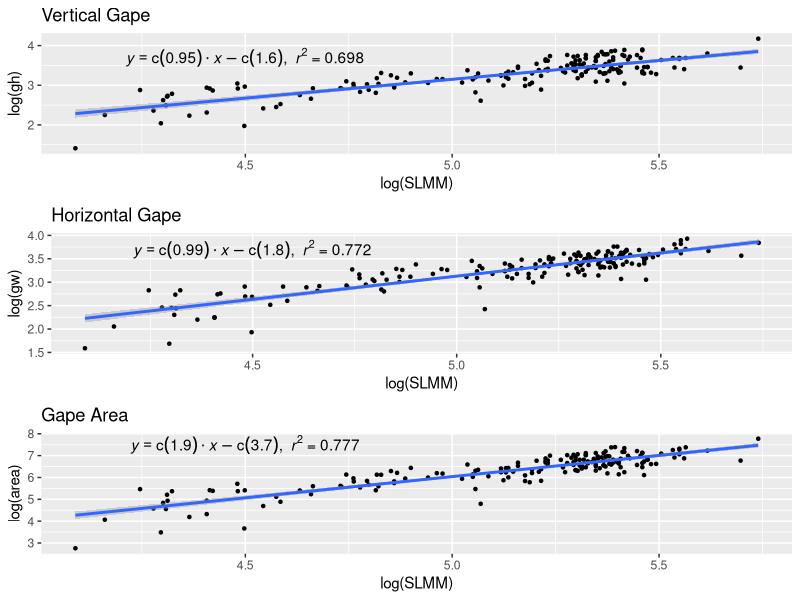
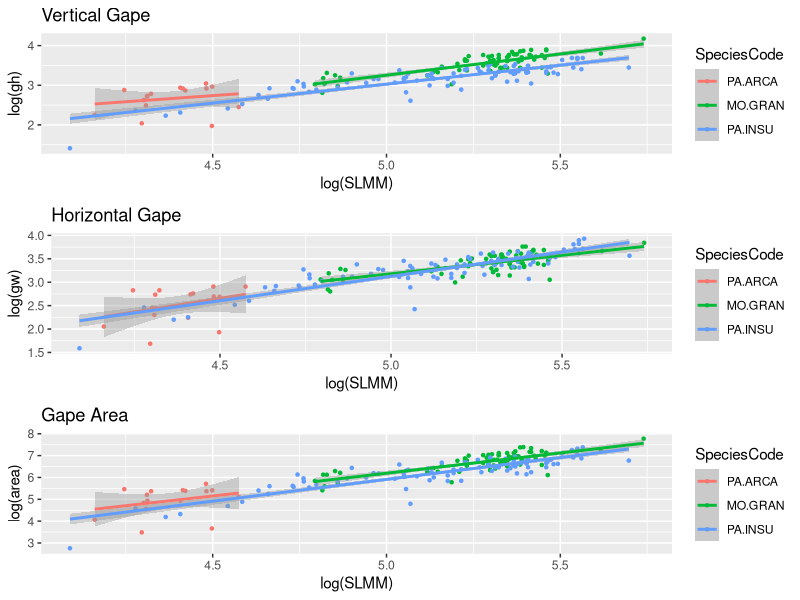
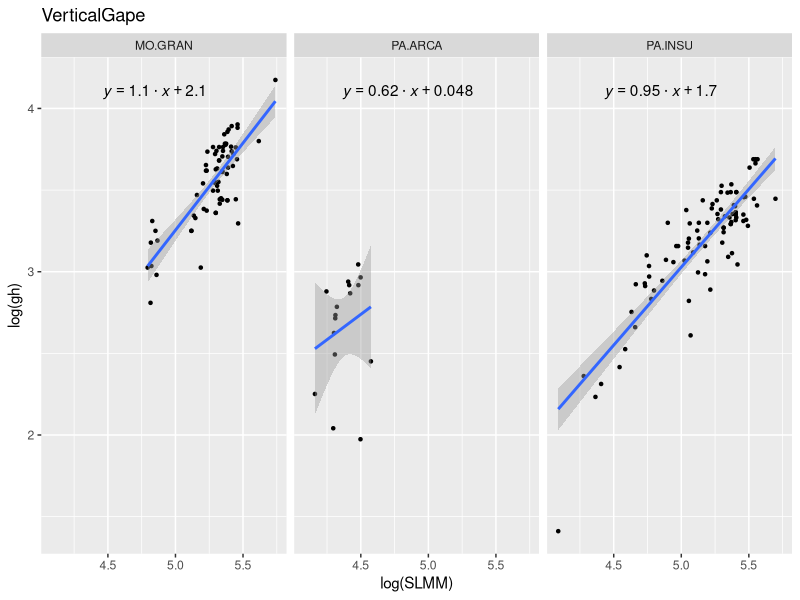
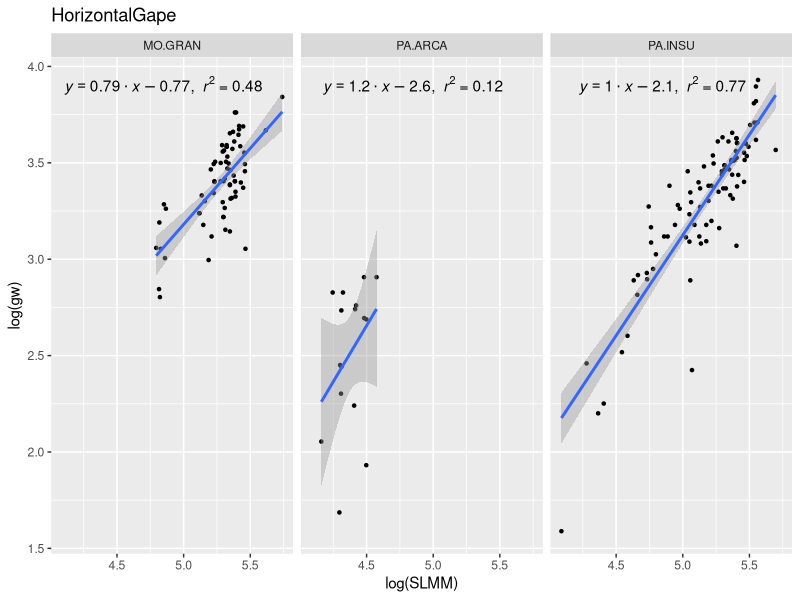
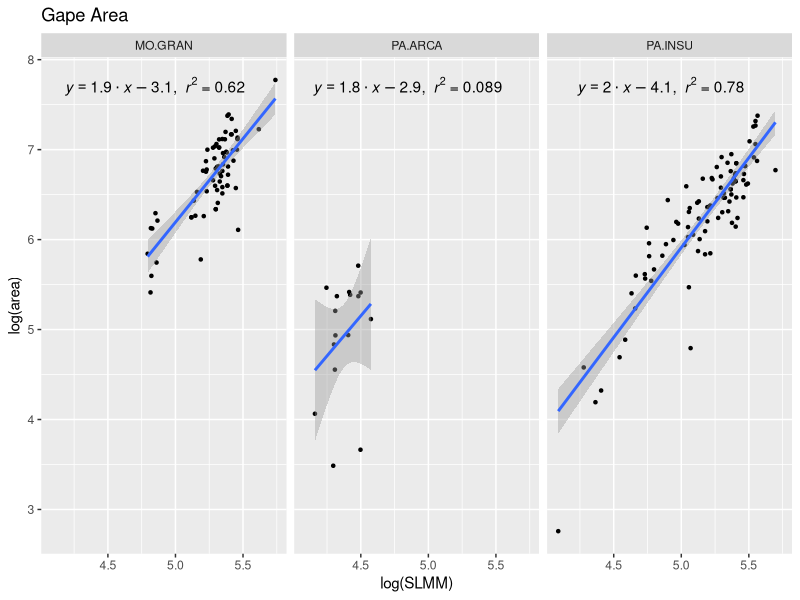
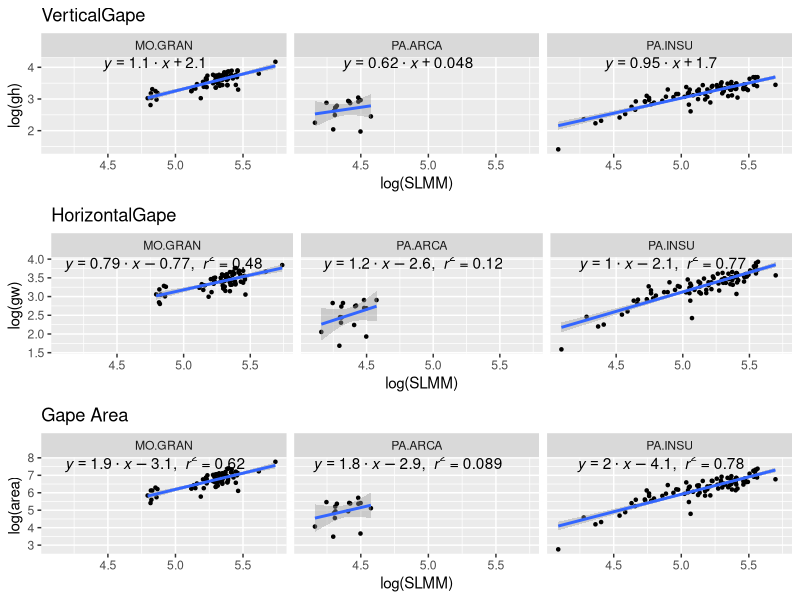

Here is the R script that generated these plots, in order: (Note: this script raises an error after producing the figures.)
###### Benthic Invertivores gape-body size analysis ######

################        Benthic Invertivores analysis             ##############

# Multipanel plot with log(gw), log(gh), log(MA) against log(SL)

# set working directory
setwd('/Users/jillian/R_projects/Allometry/')

# Data for all specimens where a species has more than 3 samples with gape and SL data
fish <- read.csv('Allometry Data/fish_gape_cleaned_more_than_3_jan_24.csv', 
                 header = TRUE, sep = ",") 

########### Entering and Cleaning Data ##########

# Remove PS.COOP and AC.TRIOS because low n, but more so because there is no size gradient
# Which rows have PS.COOP and AC.TRIOS?
psc <- which(fish$SpeciesCode==('PS.COOP'))
act <- which(fish$SpeciesCode==('AC.TRIOS')) 
# removing these rows from fish:
fish <- fish[-c(psc, act),]


##### Selecting only benthic invertivores #######

b <- fish[which(fish$j_fg=='BI'),]

b$SpeciesCode <- factor(b$SpeciesCode)
b$Family <- factor(b$Family)

##### Ordering by Family to make my life easier ####
b$SpeciesCode <- factor(b$SpeciesCode, levels = c("PA.ARCA",
                                                  "MO.GRAN",
                                                  "PA.INSU"
                                                  )
)

#### Making some plots!!! ######

library("ggplot2")
library('plyr')
library('gridExtra') # allows me to make multiplots

#### calculating mouth area (and adding it to BI dataframe): ####
b$area <- with(b, pi*(gh/2)*(gw/2))

#### gh, gw, ga for all BI species combined (WITH EQNS!!!!!!) ####

df.n <- ddply(.data=b, .(SpeciesCode), summarize, n=paste("n ==", length(SpeciesCode)))

lm_eqn = function(x, y){
  m = lm(log(y) ~ log(SLMM), x);
  l <- list(b = format(coef(m)[1], digits = 2), 
            a = format(coef(m)[2], digits = 2), 
            r2 = format(summary(m)$r.squared, digits = 3)
  )
  
  if (l$b >= 0) {
    eq <- substitute(italic(y) ==  a %.% italic(x) + b*","~~italic(r)^2~"="~r2, l) 
  }
  
  else {
    l <- list(b = format(abs(coef(m)[1]), digits = 2), 
              a = format(coef(m)[2], digits = 2), 
              r2 = format(summary(m)$r.squared, digits = 3)
    )
    eq <- substitute(italic(y) == a %.% italic(x) - b*","~~italic(r)^2~"="~r2, l)
  }
  as.character(as.expression(eq));                 
}

c1 <-
  ggplot(data=b, aes(x=log(SLMM), y=log(gh))) +
  geom_point(shape=20) +
  geom_smooth(method=lm) +
  geom_text(data=data.frame(), aes(x=4.5, y=3.7, label=lm_eqn(b, b$gh)), parse=TRUE) +
  ggtitle("Vertical Gape")

c2 <-
  ggplot(data=b, aes(x=log(SLMM), y=log(gw))) +
  geom_point(shape=20) +
  geom_smooth(method=lm) +
  geom_text(data=data.frame(), aes(x=4.5, y=3.7, label=lm_eqn(b, b$gw)), parse=TRUE) +
  ggtitle("Horizontal Gape")

c3 <-
  ggplot(data=b, aes(x=log(SLMM), y=log(area))) +
  geom_point(shape=20) +
  geom_smooth(method=lm) +
  geom_text(data=data.frame(), aes(x=4.5, y=7.5, label=lm_eqn(b, b$area)), parse=TRUE) +
  ggtitle("Gape Area")

grid.arrange(c1, c2, c3)

#### gh, gw, ga for all piscivore species colour-coded ####
# (has regression lines in colour for each species)
cc1 <-
  ggplot(data=b, aes(x=log(SLMM), y=log(gh), colour=SpeciesCode)) +
  geom_point(shape=20) +
  geom_smooth(method=lm) +
  ggtitle("Vertical Gape")

cc2 <-
  ggplot(data=b, aes(x=log(SLMM), y=log(gw), colour=SpeciesCode)) +
  geom_point(shape=20) +
  geom_smooth(method=lm) +
  ggtitle("Horizontal Gape")

cc3 <-
  ggplot(data=b, aes(x=log(SLMM), y=log(area), colour=SpeciesCode)) +
  geom_point(shape=20) +
  geom_smooth(method=lm) +
  ggtitle("Gape Area")

grid.arrange(cc1, cc2, cc3)

#### gh, gw, ga for all BIs for EACH SPP (facets) #####
# (SET OF 3 SECTIONS)
#### (1) gh plots with regression lines and equations ####
## gh lm_eqns for plotting:
spp_lms_gh <- dlply(b, .(SpeciesCode), function(z) {
  lm(log(gh)~log(SLMM), data=z)
})

spp.n <- ddply(.data=b, .(SpeciesCode), summarize, n=paste("n ==", length(SpeciesCode)))

## pieces for gh_summ:
coefs_gh <- ldply(spp_lms_gh, coef)
rsq <- function(spp_lms_gh) c("rsqd"=summary(spp_lms_gh)$r.squared)
se <- function(spp_lms_gh) c("SE"=summary(spp_lms_gh)$coefficients[2,2])
p_val <- function(spp_lms_gh) c("p_val"=summary(spp_lms_gh)$coefficients[2,4])
spp.n <- ddply(.data=b, .(SpeciesCode), summarize, n=paste("n ==", length(SpeciesCode)))

# master df for gh lms 
dfs <- list(
  coefs_gh,
  rsqs <- ldply(spp_lms_gh, rsq),
  ses <- ldply(spp_lms_gh, se),
  p_vals <- ldply(spp_lms_gh, p_val),
  spp.n
)

gh_summ <- join_all(dfs, by="SpeciesCode")

## generating lm_eqns to put onto graphs
m <- gh_summ
gh_spp = matrix(data=NA, nrow=0, ncol=2)
for (i in (1:3)) {
  l <- list(a = format(m[i, 3], digits=2),
            b = format(m[i, 2], digits=2), 
            r2 = format(m[i, 4], digits=2)
  )
  if (l$b >= 0) {
    eqn <- substitute(italic(y) ==a%.% italic(x) + b*~~italic(r)^2~"="~r2, l)
  }
  
  else {
    l <- list(a = format(m[i, 3], digits=2),
              b = format(abs(m[i, 2]), digits=2), 
              r2 = format(m[i, 4], digits=2)
    )
    eqn <- substitute(italic(y) ==a%.% italic(x) - b*~~italic(r)^2~"="~r2, l)
  }
  lm_eq = as.character(as.expression(eqn))
  gh_spp <- rbind(gh_spp, c(as.character(m[i,1]), lm_eq))
}

#### screwing around trying to get the regression eqn on one line and r^2 and n on another ####
m <- gh_summ
gh_spp = data.frame(data=NA, nrow=0, ncol=4)

gh_spp <- NULL

for (i in (1:3)) {
  l <- list(a = format(m[i, 3], digits=2),
            b = format(abs(m[i, 2]), digits=2), 
            r2 = format(m[i, 4], digits=2),
            n = m[i,7]
  )
  eqn <- as.character(as.expression(substitute(italic(y) ==a%.% italic(x) + b, l)))
  line2 <- as.character(as.expression(substitute(italic(r)^2~"="~r2 ~~ n, l)))
  exp <- capture.output(expression(atop(paste(eqn,line2))))
  gh_spp <- rbind(gh_spp, data.frame("SpeciesCode"=as.character(m[i,1]), "eqn"=eqn, "line2"=line2, "exp"=exp))
}

# gh_spp is the data frame containing the spp name (for ref) and the lm_eqn for

# each regression ####
gh_spp <- as.data.frame(gh_spp)
colnames(gh_spp) <- c("SpeciesCode", "lm_eq")

spp1 <-
  ggplot(data=b, aes(x=log(SLMM), y=log(gh))) +
  geom_point(shape=20) +
  facet_wrap(~SpeciesCode, ncol=3, drop=F) +
  geom_smooth(method=lm) +
  geom_text(data=gh_spp, aes(x=4.85, y=4.1, label=lm_eq), parse=T) +
  ggtitle("VerticalGape")
facet_grid(. ~ cyl, labeller = label_both)


spp1
#### (2) gw plots with regression lines and equations ####
## gw lm_eqns for plotting:
spp_lms_gw <- dlply(b, .(SpeciesCode), function(z) {
  lm(log(gw)~log(SLMM), data=z)
})
## pieces for gw_summ:
coefs_gw <- ldply(spp_lms_gw, coef)
rsq <- function(spp_lms_gw) c("rsqd"=summary(spp_lms_gw)$r.squared)
se <- function(spp_lms_gw) c("SE"=summary(spp_lms_gw)$coefficients[2,2])
p_val <- function(spp_lms_gw) c("p_val"=summary(spp_lms_gw)$coefficients[2,4])

# master df for gw lms 
dfs <- list(
  coefs_gw,
  rsqs <- ldply(spp_lms_gw, rsq),
  ses <- ldply(spp_lms_gw, se),
  p_vals <- ldply(spp_lms_gw, p_val)
)

gw_summ <- join_all(dfs, by="SpeciesCode", match="first")

## generating lm_eqns to put onto graphs
m <- gw_summ
gw_spp = matrix(data=NA, nrow=0, ncol=2)
for (i in (1:3)) {
  l <- list(a = format(m[i, 3], digits=2),
            b = format(m[i, 2], digits=2), 
            r2 = format(m[i, 4], digits=2)
  )
  if (l$b >= 0) {
    eqn <- substitute(italic(y) ==a%.% italic(x) + b*","~~italic(r^2)~"="~r2,l)
  }
  
  else {
    l <- list(a = format(m[i, 3], digits=2),
              b = format(abs(m[i, 2]), digits=2), 
              r2 = format(m[i, 4], digits=2)
    )
    eqn <- substitute(italic(y) ==a%.% italic(x) - b*","~~italic(r^2)~"="~r2,l)
  }
  lm_eq = as.character(as.expression(eqn))
  gw_spp <- rbind(gw_spp, c(as.character(m[i,1]), lm_eq))
}
# gw_spp is the data frame containing the spp name (for ref) and the lm_eqn for
# each regression
gw_spp <- as.data.frame(gw_spp)
colnames(gw_spp) <- c("SpeciesCode", "eqn")

spp2 <-
  ggplot(data=b, aes(x=log(SLMM), y=log(gw))) +
  geom_point(shape=20) +
  facet_wrap(~SpeciesCode, ncol=3) +
  geom_smooth(method=lm) +
#  ylim(c(1,5.3)) +
  geom_text(data=gw_spp, aes(x=4.85, y=3.9, label=eqn), parse=TRUE) +
  ggtitle("HorizontalGape")
facet_grid(. ~ cyl, labeller = label_both)

spp2
#### (3) ga plots with regression lines and equations ####
## ga lm_eqns for plotting:
spp_lms_ga <- dlply(b, .(SpeciesCode), function(z) {
  lm(log(area)~log(SLMM), data=z)
})
## pieces for ga_summ:
coefs_ga <- ldply(spp_lms_ga, coef)
rsq <- function(spp_lms_ga) c("rsqd"=summary(spp_lms_ga)$r.squared)
se <- function(spp_lms_ga) c("SE"=summary(spp_lms_ga)$coefficients[2,2])
p_val <- function(spp_lms_ga) c("p_val"=summary(spp_lms_ga)$coefficients[2,4])

# master df for ga lms 
dfs <- list(
  coefs_ga,
  rsqs <- ldply(spp_lms_ga, rsq),
  ses <- ldply(spp_lms_ga, se),
  p_vals <- ldply(spp_lms_ga, p_val)
)

ga_summ <- join_all(dfs, by="SpeciesCode", match="first")

## generating lm_eqns to put onto graphs
m <- ga_summ
ga_spp = matrix(data=NA, nrow=0, ncol=2)
for (i in (1:3)) {
  l <- list(a = format(m[i, 3], digits=2),
            b = format(m[i, 2], digits=2), 
            r2 = format(m[i, 4], digits=2)
  )
  if (l$b >= 0) {
    eqn <- substitute(italic(y) ==a%.% italic(x) + b*","~~italic(r^2)~"="~r2,l)
  }
  
  else {
    l <- list(a = format(m[i, 3], digits=2),
              b = format(abs(m[i, 2]), digits=2), 
              r2 = format(m[i, 4], digits=2)
    )
    eqn <- substitute(italic(y) ==a%.% italic(x) - b*","~~italic(r^2)~"="~r2,l)
  }
  lm_eq = as.character(as.expression(eqn))
  ga_spp <- rbind(ga_spp, c(as.character(m[i,1]), lm_eq))
}
# ga_spp is the data frame containing the spp name (for ref) and the lm_eqn for
# each regression
ga_spp <- as.data.frame(ga_spp)
colnames(ga_spp) <- c("SpeciesCode", "eqn")

spp3 <-
  ggplot(data=b, aes(x=log(SLMM), y=log(area))) +
  geom_point(shape=20) +
  facet_wrap(~SpeciesCode, ncol=3) +
  geom_smooth(method=lm) +
#  ylim(c(1.9, 10.2)) +
  geom_text(data=ga_spp, aes(x=4.85, y=7.7, label=eqn), parse=TRUE) + 
  ggtitle("Gape Area")
facet_grid(. ~ cyl, labeller = label_both)

spp3

grid.arrange(spp1, spp2, spp3)

#### Family level analysis not necessary --> one spp per family ####

#### lm coefficients (in df) for each piscivore spp (gh, gw, ga) ####
coefs_gh <- ldply(spp_lms_gh, coef)
coefs_gw <- ldply(spp_lms_gw, coef)
coefs_ga <- ldply(spp_lms_ga, coef)

# summary stats of gh lm 
rsq <- function(spp_lms_gh) c("rsqd"=summary(spp_lms_gh)$r.squared)
se <- function(spp_lms_gh) c("SE"=summary(spp_lms_gh)$coefficients[2,2])
p_val <- function(spp_lms_gh) c("p_val"=summary(spp_lms_gh)$coefficients[2,4])

# master df for gh lms 
dfs <- list(
  coefs_gh <- ldply(spp_lms_gh, coef),
  rsqs <- ldply(spp_lms_gh, rsq),
  ses <- ldply(spp_lms_gh, se),
  p_vals <- ldply(spp_lms_gh, p_val)
)

gh_summ <- join_all(dfs, by="SpeciesCode", match="first")

# Function to produce lm expression
# Where: x = data.frame, y = formula

##### lm_eqn function number 1 #####
lm_eqn = function(x, m, rsq) {
  eqn <- substitute(italic(y) == a%.% italic(x) + b*","~~italic(r)^2~"="~r2)
  list(a = format(coef(m)[2], digits = 3),
       b = format(coef(m)[1], digits = 3),
       r2 = format(rsq, digits = 3))
  as.character(as.expression(eqn))
}

spp_gh_eqns <- lm_eqn(p, spp_lms_gh, rsq) 

all.p.lm <- lm_eqn(p, log(gh)~log(SLMM))
print(all.p.lm)

# Fix this lm_eqn2 :(, the insides work, but as a function it doesn't????
#### lm_eqn function number 2... using my MASTER dfs!!!! #####
lm_eqn2 = function(m) { #### FUNCTION NOT WORKING :( :( :( 
  
  gh.spp = matrix(data=NA, nrow=0, ncol=2)
  for (i in (1:7)) {
    eqn <- substitute(italic(y) ==a%.% italic(x) + b*","~~italic(r^2)~"="~r2, 
                      list(a = format(m[i, 3], digits=3),
                           b = format(m[i, 2], digits=3), 
                           r2 = format(m[i, 4], digits=3)
                      )
    )
    lm_eq = as.character(as.expression(eqn))
    gh.spp <- rbind(gh.spp, c(as.character(m[i,1]), lm_eq))
  }
}

y <- gh_summ

lm_eqn2(gh_summ, length(gh_summ))

cat(lm_eqn2(gh_summ, length(gh_summ)))

lm_eqn3 = function(x){
  m = lm(log(GapeWidth) ~ log(SL), x)
  eqn <- substitute(italic(y) == a%.% italic(x) + b*","~~italic(r)^2~"="~r2,
                    list(a = format(coef(m)[2], digits = 3),
                         b = format(coef(m)[1], digits = 3),
                         r2 = format(summary(m)$r.squared, digits = 3)))
  as.character(as.expression(eqn))
}




































